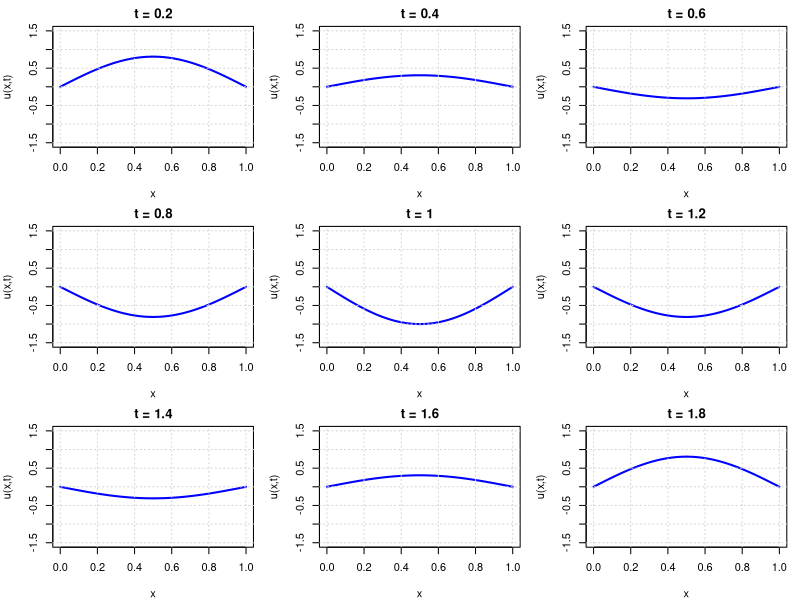

Write R code to recreate this figure.
l <- 1.0          # Длина области [0, l]
a <- 1.0          # Фазовая скорость волны
N <- 50           # Число пространственных шагов
h <- l / N        # Шаг по пространству
tau <- 0.01       # Шаг по времени
T_max <- 2.0      # Конечное время моделирования
M <- 20           # Частота вывода графиков (каждые M шагов)

# Вычисление числа Куранта
c <- a * tau / h

cat("Длина области: l =", l)
cat("Скорость волны: a =", a)
cat("Число узлов: N =", N)
cat("Шаг пространства: h =", h)
cat("Шаг времени: tau =", tau)
cat("Число Куранта: c =", round(c, 4))

# Проверка условия устойчивости
if (abs(c) < 1) {
  cat("Условие устойчивости |c| < 1: выполнено")
} else {
  cat("Условие устойчивости не выполнено")
}
cat("\n")

# Начальное смещение u(x, 0) = μ1(x)
mu1 <- function(x) {
  return(sin(pi * x / l))
}

# Начальная скорость ∂u/∂t(x, 0) = μ2(x)
mu2 <- function(x) {
  return(0.0)
}

# Граничное условие u(0, t) = μ3(t)
mu3 <- function(t) {
  return(0.0)
}

# Граничное условие u(l, t) = μ4(t)
mu4 <- function(t) {
  return(0.0)
}

# Создание пространственной сетки
x <- seq(0, l, length.out = N + 1)

# Создание массивов для трех временных слоев
u_prev <- rep(0, N + 1)  # Слой t - tau (предыдущий)
u_curr <- rep(0, N + 1)  # Слой t (текущий)
u_next <- rep(0, N + 1)  # Слой t + tau (следующий)

# Заполнение начального условия при t = 0
for (j in 1:(N+1)) {
  u_curr[j] <- mu1(x[j])
}

for (j in 2:N) {
  # Вторая производная μ1 методом конечных разностей
  mu1_second_deriv <- (mu1(x[j+1]) - 2*mu1(x[j]) + mu1(x[j-1])) / (h^2)
  
  u_prev[j] <- mu1(x[j]) + tau * mu2(x[j]) + 
    0.5 * tau^2 * a^2 * mu1_second_deriv
}

# Граничные условия для первого шага
u_prev[1] <- mu3(tau)
u_prev[N+1] <- mu4(tau)

# Вычисление максимального числа шагов
k_max <- as.integer(T_max / tau)

# Текущее время
t <- tau
k <- 1

# Настройка окна для графиков
par(mfrow = c(3, 3), mar = c(4, 4, 2, 1))
plot_counter <- 0
# Основной цикл
while (k <= k_max) {
  for (j in 2:N) {
    u_next[j] <- c^2 * u_curr[j+1] + 
      2 * (1 - c^2) * u_curr[j] + 
      c^2 * u_curr[j-1] - 
      u_prev[j]
  }
  
  # Граничные условия
  u_next[1] <- mu3(t)
  u_next[N+1] <- mu4(t)
  
  if (k %% M == 0 || k == k_max) {
    plot_counter <- plot_counter + 1
    
    if (plot_counter <= 9) {
      plot(x, u_next, type = "l", col = "blue", lwd = 2,
           xlab = "x", ylab = "u(x,t)",
           main = paste("t =", round(t, 3)),
           ylim = c(-1.5, 1.5))
      grid()
    }
    
    cat("Шаг", k, "из", k_max, "  t =", round(t, 4), "\n")
  }
  
  u_prev <- u_curr
  u_curr <- u_next
  
  t <- t + tau
  k <- k + 1
}

cat("Всего выполнено шагов:", k - 1)

t_final <- (k - 1) * tau
u_analytic <- sin(pi * x / l) * cos(pi * a * t_final / l)

# Вычисление погрешности
error <- abs(u_curr - u_analytic)
max_error <- max(error)
mean_error <- mean(error)

cat("Сравнение с аналитическим решением")
cat("Время t =", round(t_final, 4))
cat("Максимальная погрешность:", sprintf("%.6e", max_error))
cat("Средняя погрешность:", sprintf("%.6e", mean_error))